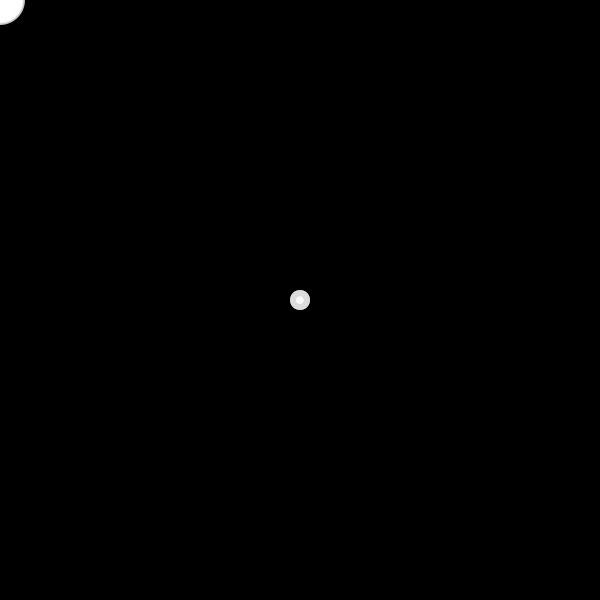
Frame 1 (no input)
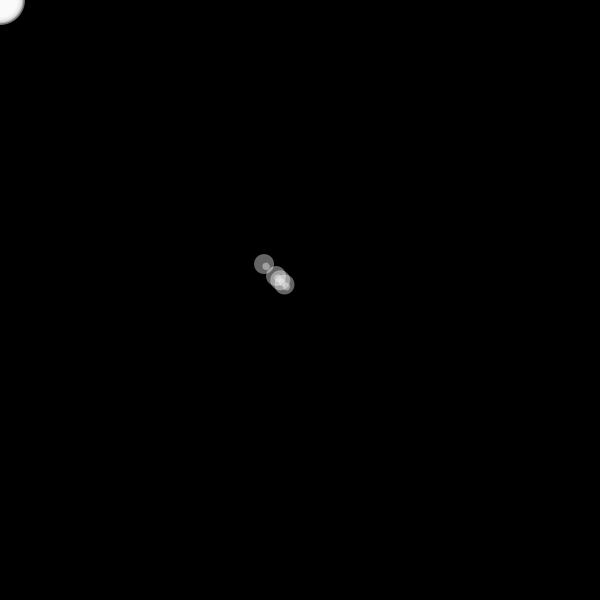
Frame 60 (the mouse pressed at the canvas centre just before this capture)
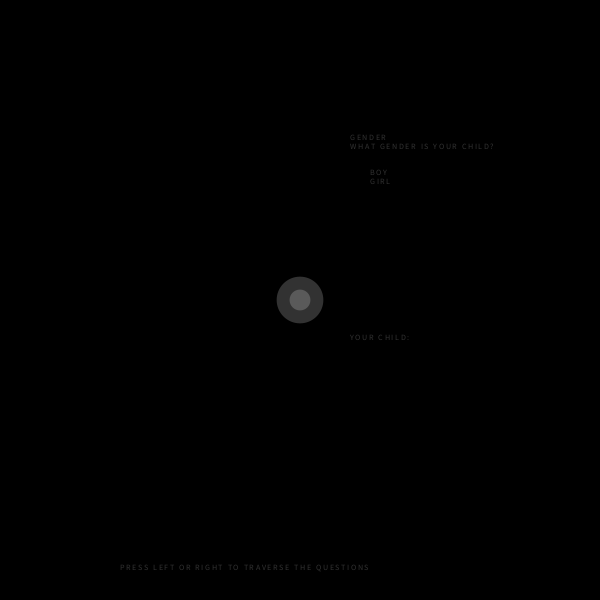
Frame 120 (the mouse held since frame 60 and released just before this capture)

The Processing sketch that drew these frames (run headless with seeded random() and noise(); from frame 60 on, the mouse is pressed at the canvas centre):

// Processing sketch: processing_186147
// ── processing_186147.pde

Sperm s1;
Sperm s2;
Sperm s3;
Sperm s4;
Egg egg;
boolean fertilize;
ArrayList<Particle> particles;
float numParticles;

int currX;
int currY;
int question = 1;
int circle = 0;
boolean check;


void setup() {
  size(600, 600);
  egg = new Egg();
  s1 = new Sperm(19, egg);
  s2 = new Sperm(23, egg);
  s3 = new Sperm(15, egg);
  s4 = new Sperm(34, egg);
  egg = new Egg(s1, s2, s3, s4);

  particles = new ArrayList<Particle>();
  numParticles = 10;
  for (int i = 0; i < numParticles; i++)
  {
    particles.add(new Particle(egg.centerX, egg.centerY));
  }
  textSize(10);
}

boolean isFertilized()
{
  ArrayList<Sperm> sperms = new ArrayList<Sperm>();
  sperms.add(s1);
  sperms.add(s2);
  sperms.add(s3);
  sperms.add(s4);

  for (int i = 0; i < sperms.size (); i++)
  {
    float spermX=sperms.get(i).base.center.particleX;
    float spermY=sperms.get(i).base.center.particleY;
    if (spermX > egg.centerX - 25 && spermX < egg.centerX + 25 && spermY > egg.centerY - 25 && spermY < egg.centerY + 25)
    {
      fertilize = true;
      return true;
    }
  }
  fertilize = false;
  return false;
}
void encircleUpdate(float alphaJump)
{
  egg.centerX = egg.centerX + alphaJump;
  egg.centerY = egg.centerY + alphaJump;
}

void draw() {
  background (0);

  if (!isFertilized() )
  {
    currX = mouseX;
    currY = mouseY;
    s1.update();
    s2.update();
    s3.update();
    s4.update();
    s1.render();
    s2.render();
    s3.render();
    s4.render();
    egg.update();
    egg.render();
  } else {
    egg.centerX = currX;
    egg.centerY = currY;

    egg.render();
    textSize(8);
    text( "P R E S S   L E F T   O R   R I G H T   T O   T R A V E R S E   T H E   Q U E S T I O N S", width/2 - 180, height - 30 );

  }
  askQuestions();
  for ( int i = 0; i < answers.length; i++ ) {
    if ( answers[i] == null ) {
      answers[i] = " ";
    } else {
      text( answers[i], 350, 340 + 20*i );
    }
  } 
  if ( check == true ) {
    background(0);
    ellipse( egg.centerX, egg.centerY, circle, circle );
    circle = grow( circle, 10000, 2 );
    frameRate(2400);
    fill(0);
    textAlign( CENTER, CENTER );
    text( "Y    O    U    R         C    H    I    L    D", width/2, height/2 );
  }
}

int grow( int s, int period, int delay ) {
  int time = millis() % period;
  if ( time < delay ) {
    s = 0;
  } else {
    s+= 1;
  }
  return s;
}

void keyPressed() {
  if ( key == CODED ) {
    if ( keyCode == SHIFT ) {
      egg.centerX = mouseX;
      egg.centerY = mouseY;
    } else if ( keyCode == RIGHT && question != 10) {
      question++;
    } else if ( keyCode == LEFT && question != 1 ) {
      question--;
    }
  }
}

class Blob
{
  ArrayList<Particle> particleList;
  ArrayList<Spring> springList;
  int nPoints;
  float radius;
  Particle center;
  Particle point1;
  Particle p;
  boolean attraction;

  Blob(int np, float r, boolean a)
  {
    particleList = new ArrayList<Particle>();
    springList = new ArrayList<Spring>();
    nPoints = np;
    radius = r;


    for (int i = 0; i < nPoints; i++) {
      float t = (float)i/nPoints * TWO_PI;
      float rx = width/2 + radius * cos(t);
      float ry = width/2 + radius * sin(t);
      particleList.add( new Particle(rx, ry));
    }

    springList = new ArrayList<Spring>();
    for (int i = 0; i < (nPoints/2); i++) {
      Particle p = particleList.get(i);
      Particle q = particleList.get(( i + 1 )%nPoints);
      Spring s0 = new Spring (p, q);
      springList.add (s0);
    }

    int connections[] = { 2, 3, 5, 7, 11 };
    for (int j = 1; j < connections.length; j++) {
      for (int i = 0; i < nPoints; i++) {
        Particle p = particleList.get(i);
        Particle q = particleList.get(( i + connections[j] ) % nPoints);
        Spring s0 = new Spring (p, q);
        springList.add(s0);
      }
    }

    p = new Particle(0, 0);
    p = particleList.get(0);
    float particleX = p.particleX;
    float particleY = p.particleY;
    center = new Particle( particleX - radius, particleY - radius );
  }

  void update(float mr)
  {
    float gravityForceX = 0;
    float gravityForceY = -0.1;
    float repulsion = mr;

    for (int i = 0; i < particleList.size(); i++) {
      particleList.get(i).boundary = false;
      particleList.get(i).update();
    }

    for (int i = 0; i < particleList.size(); i++) {
      float dx = particleList.get(i).particleX - mouseX;
      float dy = particleList.get(i).particleY - mouseY;
      float dh = sqrt(dx*dx + dy*dy);

      float componentInX = dx/dh;
      float componentInY = dy/dh;
      float proportionToDistanceSquared = 1.0/(dh);

      float repulsionForcex = repulsion * componentInX * proportionToDistanceSquared;
      float repulsionForcey = repulsion * componentInY * proportionToDistanceSquared;
      particleList.get(i).addForce(-repulsionForcex, -repulsionForcey);
    }

    for (int i = 0; i < springList.size (); i++) {
      springList.get(i).update();
    }

    center = new Particle(particleList.get(0).particleX - radius, particleList.get(0).particleY);
  }

  void render()
  {
    noStroke();
    fill(255, 100);

    float controlStartX = particleList.get(0).particleX;
    float controlStartY = particleList.get(0).particleY;
    float controlEndX = particleList.get(nPoints-1).particleX;
    float controlEndY = particleList.get(nPoints-1).particleY;
    beginShape();
    curveVertex(controlStartX, controlStartY);
    for (int i = 0; i < nPoints; i++) {
      float x = particleList.get(i).particleX;
      float y = particleList.get(i).particleY;
      curveVertex(x, y);
    }
    curveVertex(controlEndX, controlEndY);
    endShape();
  }

  Particle getFurthest(Egg e)
  {
    float dist = 0.0;
    float maxDist = 0.0;
    Particle far = new Particle(0.0, 0.0);
    for (int i = 0; i < particleList.size (); i++) {
      dist = sqrt(abs(particleList.get(i).particleX - e.centerX) + abs(particleList.get(i).particleY - e.centerY));
      if (dist >= maxDist) {
        maxDist = dist;
        far = particleList.get(i);
      }
    }
    return far;
  }
}

class Egg
{
  float centerX;
  float centerY;
  boolean fertilize;
  Sperm sperm1;
  Sperm sperm2;
  Sperm sperm3;
  Sperm sperm4;

  Egg()
  {
    centerX = mouseX;
    centerY = mouseY;
    fertilize = false;
    sperm1 = new Sperm(.6, this);
    sperm2 = new Sperm(.8, this);
    sperm3 = new Sperm(.9, this);
    sperm4 = new Sperm(.2, this);
  }

  Egg(Sperm a, Sperm b, Sperm c, Sperm d)
  {
    centerX = mouseX;
    centerY = mouseY;
    fertilize = false;
    sperm1 = a;
    sperm2 = b;
    sperm3 = c;
    sperm4 = d;
  }


  void update()
  {
    centerX = mouseX;
    centerY = mouseY;
  }


  void render()
  {
    float alpha = sin(millis()/250.0);
    alpha = map(alpha, -1, 1, 0, 200);
    float alphaJump = map(alpha, 50, 200, 0, 10);

    if (!isFertilized())
    {
      fill(255, alpha);
      noStroke();
      ellipse(centerX, centerY, 50, 50);
      ellipse(centerX, centerY, 47, 47);
      ellipse(centerX, centerY, 45, 45);
      ellipse(centerX, centerY, 43, 43);
      ellipse(centerX, centerY, 40, 40);
      ellipse(centerX, centerY, 37, 37);
      ellipse(centerX, centerY, 35, 35);
    } else {
      alpha = map(alpha, 0, 200, 50, 255);
      fill(255, alpha);
      float alphaBeat = sin(millis()/70.0);
      noStroke();
      ellipse(centerX, centerY, 50+alphaJump, 50+alphaJump);
      ellipse(centerX, centerY, 20+alphaBeat, 20+alphaBeat);
    }
  }
}

class Particle {
  float particleX;
  float particleY;
  float velocityX;
  float velocityY;
  float damping;
  float mass;
  boolean velocityLimit = true;
  boolean boundary = false;

  Particle (float x, float y) {
    particleX = x;
    particleY = y;
    velocityX = velocityY = 0;
    damping = 0.93;
    mass = 1.0;
  }

  void addForce (float fx, float fy) {
    float ax = fx / mass;
    float ay = fy / mass;
    velocityX += ax;
    velocityY += ay;
  }

  void update() {
    velocityX *= damping;
    velocityY *= damping;
    limitVelocities();
    handleBoundaries();
    particleX += velocityX;
    particleY += velocityY;
  }


  void limitVelocities() {
    if (velocityLimit) {
      float speed = sqrt(velocityX*velocityX + velocityY*velocityY);
      float maxSpeed = 6.0;
      if (speed > maxSpeed) {
        velocityX *= maxSpeed/speed;
        velocityY *= maxSpeed/speed;
      }
    }
  }

  void handleBoundaries() {
    if (boundary) {
      if (particleX > width ) 
        particleX -= width;
      if (particleX < 0     ) 
        particleX += width;
      if (particleY > height) 
        particleY -= height;
      if (particleY < 0     ) 
        particleY += height;
    } else {
      if (particleX+velocityX > width ) {
        velocityX = -velocityX;
        particleX = min(particleX, width);
      }
      if (particleX+velocityX < 0) {
        velocityX = -velocityX;
        particleX = max(particleX, 0);
      }
      if (particleY+velocityY > height) {
        velocityY = -velocityY;
        particleY = min(particleY, height);
      }
      if (particleY + velocityY < 0) {
        velocityY = -velocityY;
        particleY = max(particleY, 0);
      }
    }
  }

  void render() {
    ellipse(particleX, particleY, 7, 7);
  }
}

class Sperm
{
  Blob base;
  Blob northPole;
  Tail tail;
  float repulsion;
  Egg target;
  Particle tparticle;

  Sperm(float rep, Egg e)
  {
    target = e;
    repulsion = rep;
    base = new Blob(25, 10, true);
    tail = new Tail(base.point1, base, target, repulsion);
    tparticle = new Particle(0, 0);
  }

  void update()
  {
    float distanceToEgg = sqrt(abs((mouseX - base.center.particleX)) + abs((mouseY - base.center.particleY)));
    base.update(this.repulsion);
    Particle p1 = base.particleList.get(8);
    Particle p2 = base.particleList.get(20);
    Particle p3 = base.particleList.get(3);
    tail.update(tparticle, distanceToEgg, target);
    tparticle = base.getFurthest(target);
  }

  void render()
  {
    base.render();
    tail.render(target);
  }
}

class Spring {
  Particle p;
  Particle q;
  float rest;
  float retraction;
  
  Spring (Particle p1, Particle p2) {
    p = p1;
    q = p2;
  
    float dx = p.particleX - q.particleX;
    float dy = p.particleY - q.particleY;
    rest = sqrt(dx*dx + dy*dy);
    retraction = 0.1;
  }
  
  void update() {
    float dx = p.particleX - q.particleX;
    float dy = p.particleY - q.particleY;
    float dh = sqrt(dx*dx + dy*dy);
  
    if (dh > 1) {
      float distention = dh - rest;
      float restorativeForce = retraction * distention;
      float fx = (dx/dh) * restorativeForce;
      float fy = (dy/dh) * restorativeForce;
      p.addForce(-fx, -fy);
      q.addForce(fx, fy);
    }
  }
  
  void render() {
    stroke(255);
    line(p.particleX, p.particleY, q.particleX, q.particleY);
  }
}
class Tail
{
  Particle initial;
  Particle p1;
  Particle p2;
  Particle p3;
  Particle end;
  
  ArrayList<Particle> train;
  ArrayList<Spring> sprangs;
  
  float distanceX;
  float distanceY;
  
  Blob blob;
  Blob base;
  
  float repulsion;
   
  Tail(Particle o, Blob b, Egg e, float rep)
  {
    initial = new Particle(e.centerX, e.centerY);
    blob = b;
    base = new Blob(5, 4, true);
    repulsion = rep;
  }
   
  void update(Particle o, float divAmount, Egg e)
  {
    float eggX = e.centerX;
    float eggY = e.centerY;
     
    float sx = blob.center.particleX;
    float sy = blob.center.particleX;
     
    float disX = eggX - sx;
    float disY = eggY - sy;
     
    float posX = disX* -.6;
    float posY = disY* -.6;
   
    base.update(this.repulsion - 2);
  }
   
  void render(Egg egg)
  {
    noStroke();
    fill(255, 200);
    base.render();
    fill(255);    
  }
   
  void renderBreach(Egg egg)
  {
    float throb = sin(millis()/200.0);
    initial = new Particle(egg.centerX, egg.centerY - 60);
    p1 = new Particle(egg.centerX, egg.centerY - 60);
    p2 = new Particle(egg.centerX, egg.centerY - 60);
    p3 = new Particle(egg.centerX, egg.centerY - 60);
    end = new Particle(egg.centerX, egg.centerY - 60);
    fill(255, 0, 0);
    ellipse(egg.centerX, egg.centerY - 60, 4, 4);
  }
}

String[] answers = new String[11];

void askQuestions() {
  if ( isFertilized() ) {
    answers[0] = "Y O U R   C H I L D :";

    // QUESTION 1
    if ( question == 1 ) {
      text( "G E N D E R" + "\n" + "W H A T   G E N D E R   I S   Y O U R   C H I L D ?", 350, 140 );
      text( "B O Y" + "\n" + "G I R L", 370, 175 );
      if ( mouseX > 369 && mouseX < 461 && mouseY > 165 && mouseY < 176 && mousePressed == true ) { 
        answers[1] = "B O Y";
      } else if ( mouseX > 369 && mouseX < 461 && mouseY > 180 && mouseY < 191 && mousePressed == true ) { 
        answers[1] = "G I R L";
      }
    }

    // QUESTION 2  
    if ( question == 2 ) {
      text( "P H Y S I C A L    A T T R I B  U T E S   # 1" + "\n" + "H O W   T A L L   W I L L   Y O U R" + "\n" + "C H I L D   B E ?", 350, 140 );
      text( "3 F T   T O   4 F T" +  "\n" + "4 F T   T O   5 F T" + "\n" + "5 F T   T O   6 F T" + "\n" + "6 F T   A N D   A B O V E", 370, 190 );
      if ( mouseX > 369 && mouseX < 500 && mouseY > 180 && mouseY < 191 && mousePressed == true ) {
        answers[2] = "3 F T   T O   4 F T";
      } else if ( mouseX > 369 && mouseX < 500 && mouseY > 200 && mouseY < 211 && mousePressed == true ) {
        answers[2] = "4 F T   T O   5 F T";
      } else if ( mouseX > 369 && mouseX < 500 && mouseY > 210 && mouseY < 228 && mousePressed == true ) {
        answers[2] = "5 F T   T O   6 F T";
      } else if ( mouseX > 369 && mouseX < 500 && mouseY > 229 && mouseY < 241 && mousePressed == true ) {
        answers[2] = "6 F T   A N D   A B O V E";
      }
    }

    // QUESTION 3  
    if ( question == 3 ) {
      text( "I D E N T I T Y" + "\n" + "W H A T   W I L L   Y O U R   C H I L D" + "\n" + "I D E N T I F Y   A S ?", 350, 140 );
      text( "A S E X U A L" +  "\n" + "B I S E X U A L" + "\n" + "H E T E R O S E X U A L" + "\n" + "H O M O S E X U A L", 370, 190 );
      if ( mouseX > 369 && mouseX < 500 && mouseY > 180 && mouseY < 191 && mousePressed == true ) {
        answers[3] = "A S E X U A L";
      } else if ( mouseX > 369 && mouseX < 500 && mouseY > 200 && mouseY < 211 && mousePressed == true ) {
        answers[3] = "B I S E X U A L";
      } else if ( mouseX > 369 && mouseX < 500 && mouseY > 210 && mouseY < 228 && mousePressed == true ) {
        answers[3] = "H E T E R O S E X U A L";
      } else if ( mouseX > 369 && mouseX < 500 && mouseY > 229 && mouseY < 241 && mousePressed == true ) {
        answers[3] = "H O M O S E X U A L";
      }
    }

    // QUESTION 4
    if ( question == 4 ) {
      text( "T R A I T  #1" + "\n" + "W H A T   T R A I T S   W O U L D   Y O U" + "\n" + "G I V E   Y O U R   C H I L D ?" + "\n", 350, 140 );
      text( "A T H L E T I C" + "\n" + "A R T I S T I C" + "\n" + "G E N I U S" + "\n" + "I N S A N E", 370, 190 );
      if ( mouseX > 369 && mouseX < 500 && mouseY > 180 && mouseY < 191 && mousePressed == true ) {
        answers[4] = "A T H L E T I C";
      } else if ( mouseX > 369 && mouseX < 500 && mouseY > 200 && mouseY < 211 && mousePressed == true ) {
        answers[4] = "A R T I S T I C";
      } else if ( mouseX > 369 && mouseX < 500 && mouseY > 210 && mouseY < 228 && mousePressed == true ) {
        answers[4] = "G E N I U S";
      } else if ( mouseX > 369 && mouseX < 500 && mouseY > 229 && mouseY < 241 && mousePressed == true ) {
        answers[4] = "I N S A N E";
      }
    }

    // QUESTION 5
    if ( question == 5 ) {
      text( "T R A I T  #2" + "\n" + "W H A T   T R A I T S   W O U L D   Y O U" + "\n" + "G I V E   Y O U R   C H I L D ?" + "\n", 350, 140 );
      text( "H A N D Y" + "\n" + "P E R C E P T I V E" + "\n" + "S L O B" + "\n" + "K L E P T O M A N I A C", 370, 190 );
      if ( mouseX > 369 && mouseX < 500 && mouseY > 180 && mouseY < 191 && mousePressed == true ) {
        answers[5] = "H A N D Y";
      } else if ( mouseX > 369 && mouseX < 500 && mouseY > 200 && mouseY < 211 && mousePressed == true ) {
        answers[5] = "P E R C E P T I V E";
      } else if ( mouseX > 369 && mouseX < 500 && mouseY > 210 && mouseY < 228 && mousePressed == true ) {
        answers[5] = "S L O B";
      } else if ( mouseX > 369 && mouseX < 500 && mouseY > 229 && mouseY < 241 && mousePressed == true ) {
        answers[5] = "K L E P T O M A N I A C";
      }
    }

    // QUESTION 6
    if ( question == 6 ) {
      text( "T R A I T  #3" + "\n" + "W H A T   T R A I T S   W O U L D   Y O U" + "\n" + "G I V E   Y O U R   C H I L D ?" + "\n", 350, 140 );
      text( "H A N D S O M E" + "\n" + "B E A U T I F U L" + "\n" + "U G L Y" + "\n" + "N O R M A L", 370, 190 );
      if ( mouseX > 369 && mouseX < 500 && mouseY > 180 && mouseY < 191 && mousePressed == true ) {
        answers[6] = "H A N D S O M E";
      } else if ( mouseX > 369 && mouseX < 500 && mouseY > 200 && mouseY < 211 && mousePressed == true ) {
        answers[6] = "B E A U T I F U L";
      } else if ( mouseX > 369 && mouseX < 500 && mouseY > 210 && mouseY < 228 && mousePressed == true ) {
        answers[6] = "U G L Y";
      } else if ( mouseX > 369 && mouseX < 500 && mouseY > 229 && mouseY < 241 && mousePressed == true ) {
        answers[6] = "N O R M A L";
      }
    }

    // QUESTION 7
    if ( question == 7 ) {
      text( "E D U C A T I O N" + "\n" + "H O W   F A R   W I L L   Y O U R" + "\n" + "C H I L D   G O ?" + "\n", 350, 140 );
      text( "M I D D L E   S C H O O L" + "\n" + "H I G H   S CH O O L" + "\n" + "C O L L E G E" + "\n" + "N O   E D U C A T I O N", 370, 190 );
      if ( mouseX > 369 && mouseX < 500 && mouseY > 180 && mouseY < 191 && mousePressed == true ) {
        answers[7] = "M I D D L E   S C H O O L";
      } else if ( mouseX > 369 && mouseX < 500 && mouseY > 200 && mouseY < 211 && mousePressed == true ) {
        answers[7] = "H I G H   S C H O O L";
      } else if ( mouseX > 369 && mouseX < 500 && mouseY > 210 && mouseY < 228 && mousePressed == true ) {
        answers[7] = "C O L L E G E";
      } else if ( mouseX > 369 && mouseX < 500 && mouseY > 229 && mouseY < 241 && mousePressed == true ) {
        answers[7] = "N O   E D U C A T I O N";
      }
    }

    // QUESTION 8
    if ( question == 8 ) {
      text( "H E A L T H" + "\n" + "H O W   H E A L T H Y   W I L L " + "\n" + "Y O U R   C H I L D   B E ?" + "\n", 350, 140 );
      text( "V E R Y   H E A L T H Y" + "\n" + "N O R M A L" + "\n" + "N O T   H E A L T H Y" + "\n" + "S I C K L Y", 370, 190 );
      if ( mouseX > 369 && mouseX < 500 && mouseY > 180 && mouseY < 191 && mousePressed == true ) {
        answers[8] = "V E R Y   H E A L T H Y";
      } else if ( mouseX > 369 && mouseX < 500 && mouseY > 200 && mouseY < 211 && mousePressed == true ) {
        answers[8] = "N O R M A L";
      } else if ( mouseX > 369 && mouseX < 500 && mouseY > 210 && mouseY < 228 && mousePressed == true ) {
        answers[8] = "N O T   H E A L T H Y";
      } else if ( mouseX > 369 && mouseX < 500 && mouseY > 229 && mouseY < 241 && mousePressed == true ) {
        answers[8] = "S I C K L Y";
      }
    }

    // QUESTION 9
    if ( question == 9 ) {
      text( "C A R E E R" + "\n" + "W H A T   C A R E E R   P A T H   W O U L D" + "\n" + "Y O U R   C H I L D   T A K E ?" + "\n", 350, 140 );
      text( "E N G I N E E R I N G" + "\n" + "S C I E N C E" + "\n" + "B U S I N E S S" + "\n" + "A R T", 370, 190 );
      if ( mouseX > 369 && mouseX < 500 && mouseY > 180 && mouseY < 191 && mousePressed == true ) {
        answers[9] = "E N G I NE E R I N G";
      } else if ( mouseX > 369 && mouseX < 500 && mouseY > 200 && mouseY < 211 && mousePressed == true ) {
        answers[9] = "S C I E N C E";
      } else if ( mouseX > 369 && mouseX < 500 && mouseY > 210 && mouseY < 228 && mousePressed == true ) {
        answers[9] = "B U S I N E S S";
      } else if ( mouseX > 369 && mouseX < 500 && mouseY > 229 && mouseY < 241 && mousePressed == true ) {
        answers[9] = "A R T";
      }
    }

    // QUESTION 10
    if ( question == 10 ) {
      text( "Y O U R   C H I L D" + "\n" + "A R E   Y O U   S A T I F I E D   W I T H" + "\n" + "Y O U R   C H I L D ?", 350, 140 );
      text( "Y E S" + "\n" + "N O", 370, 190 );
      if ( mouseX > 369 && mouseX < 500 && mouseY > 180 && mouseY < 191 && mousePressed == true ) {
        answers[10] = "Y E S";
        check = true;
      } else if ( mouseX > 369 && mouseX < 500 && mouseY > 200 && mouseY < 211 && mousePressed == true ) {
        question = 1;
        for ( int i = 1; i < answers.length; i++ ) {
          answers[i] = " ";
        }
      }
    }
  }
}
